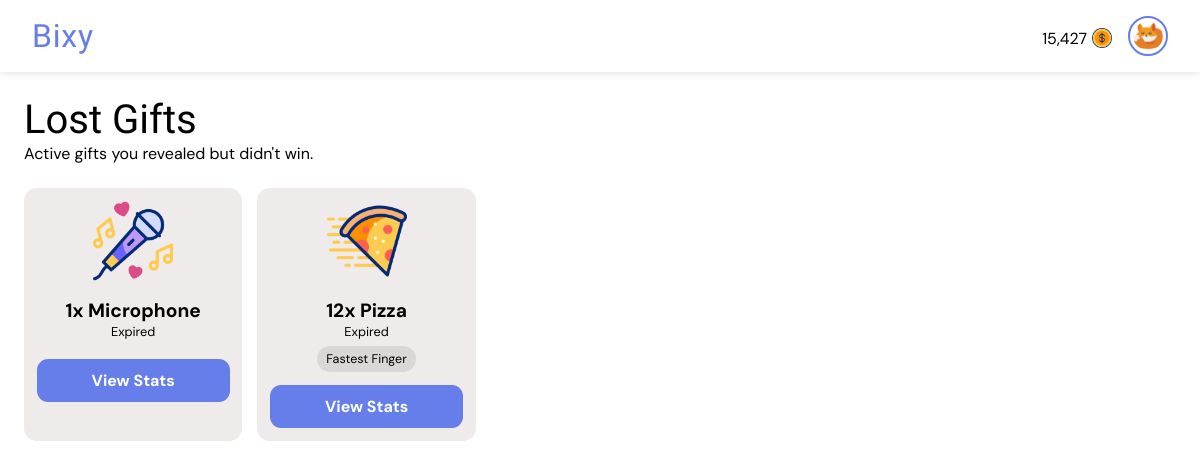
Page /gifts/lost/ (signed in) on the earlier database version.
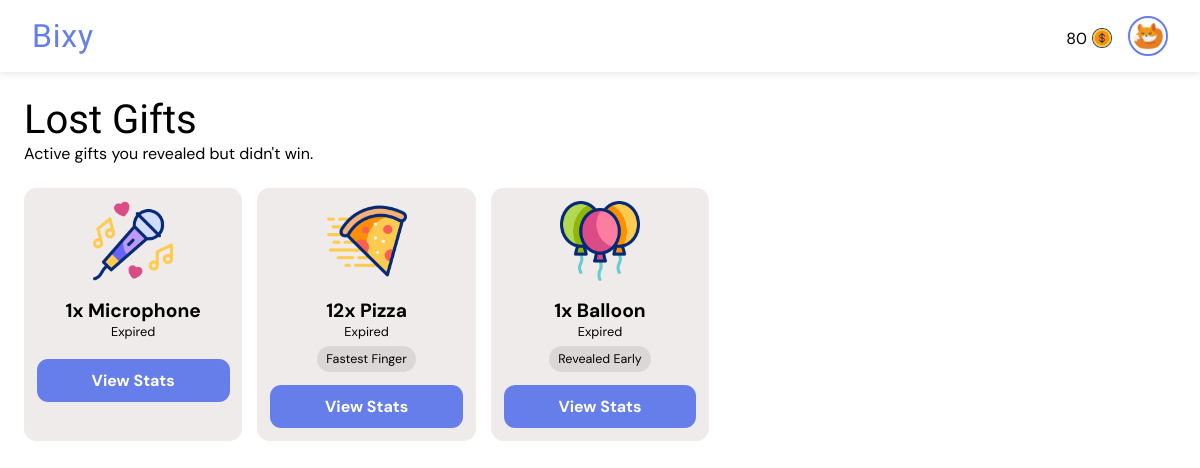
Same page on the later database version.
### giftapp/models.py (models this page shows, shortened)
class User(AbstractUser):
    gender = models.CharField(max_length=6, choices=GENDERS, default=GENDERS[0][0])
    is_verified = models.BooleanField(default=False, help_text="If the user's email address is verified or not.")
    email = models.EmailField(unique=True, blank=False, null=False)
    new_email = models.EmailField(unique=False, blank=True, null=True)
    coins = models.PositiveIntegerField(default=0)
    won_coins = models.PositiveIntegerField(default=0)
    keys = models.PositiveIntegerField(default=0)
    verify_code = models.CharField(max_length=255, null=True, blank=True)
    change_email_code = models.CharField(max_length=255, null=True, blank=True)
    profile_pic = models.ForeignKey(ProfilePicture, on_delete=models.SET_NULL, related_name='owners', null=True)
    deactivated_at = models.DateTimeField(null=True, blank=True)
    USERNAME_FIELD = "email"
    REQUIRED_FIELDS = ["username"]

class ProfilePicture(models.Model):
    name = models.CharField(max_length=50, null=False, blank=False)
    image = models.ImageField(null=False, blank=False, upload_to='profile_pics')

class GiftTransaction(models.Model):
    gifter = models.ForeignKey(User, on_delete=models.CASCADE, related_name="gifts_sent")
    recipient = models.ForeignKey(User, on_delete=models.CASCADE, related_name="gifts_received", null=True, blank=True)
    gift = models.ForeignKey(Gift, on_delete=models.CASCADE, related_name='transactions')
    quantity = models.PositiveIntegerField(default=1, help_text="Number of this gift to buy.")
    cost = models.PositiveIntegerField(default=0, help_text="Number of coins paid to reveal the gift early. FF gifts cannot have early reveal cost greater than 0.")
    fee = models.PositiveIntegerField(default=0, help_text="Number of coins paid to claim FF gifts if paid.")
    paid_users = models.ManyToManyField(User, related_name="paid_gifts", blank=True)
    message = models.CharField(max_length=255, blank=True)
    is_visible = models.BooleanField(default=True, help_text="If the actual gift is shown or hidden.")
    is_fastest_finger = models.BooleanField(default=False, help_text="If the gift is won by fastest finger only.")
    expire_rate = models.PositiveIntegerField(default=1, help_text="Number of hours before the gift expires (1 - 24). Must be greater than drop rate.")
    drop_rate = models.PositiveIntegerField(default=0, help_text="Number of hours before the gift drops (0 - 23).")
    expire_date = models.DateTimeField(default=timezone.now)
    drop_date = models.DateTimeField(default=timezone.now)
    created_at = models.DateTimeField(default=timezone.now)
    reveals = models.ManyToManyField(User, related_name="gift_reveals", blank=True)
    claimed_by = models.ForeignKey(
        User, null=True, blank=True, on_delete=models.SET_NULL, related_name="gifts_claimed"
    )
    def seconds_until_expire(self):
        delta = self.expire_date - timezone.now()
        return max(0, int(delta.total_seconds()))
    def is_due_for_expire(self):
        return self.seconds_until_expire() <= 0
    def seconds_until_drop(self):
        delta = self.drop_date - timezone.now()
        return max(0, int(delta.total_seconds()))
    def is_due_for_drop(self):
        return self.seconds_until_drop() <= 0
    def expire_bar_percent(self):
        return int((self.seconds_until_expire() / (self.expire_rate * 60 * 60)) * 100)

class Gift(models.Model):
    name = models.CharField(max_length=50, null=True, blank=True)
    cost = models.PositiveIntegerField(default=0)
    image = models.ImageField(null=True, blank=True, upload_to='gift_images')
    gif = models.FileField(null=True, blank=True, upload_to='gift_gifs')

### giftapp/views.py (the view)
# urls.py: path("gifts/lost/", views.lost_gifts, name="lost_gifts"),
@login_required
def lost_gifts(request):
    lost = GiftTransaction.objects.annotate(
        due_for_expire=ExpressionWrapper(
            Q(expire_date__lt=timezone.now()), output_field=BooleanField()
        ),
        seconds_before_drop=ExpressionWrapper(
            F("drop_date") - timezone.now(), output_field=DurationField()
        ),
        seconds_before_expire=ExpressionWrapper(
            F("expire_date") - timezone.now(), output_field=DurationField()
        )
    ).filter(reveals=request.user).exclude(recipient=request.user).exclude(gifter=request.user).all().order_by('seconds_before_drop', 'seconds_before_expire')
    context = {
        "gift_transactions": lost,
    }
    return render(request, "lost_gifts.html", context)

### templates/lost_gifts.html (shortened to what this page needs)
{% extends 'base.html' %}
{% load static %}
{% load humanize %}
{% load timefilters %}
{% block title %}
<link rel="stylesheet" href="{% static 'css/all_gifts.css' %}">
{% endblock %}
{% block body %}
<div class="heading">
    <h1>Lost Gifts</h1>
    <p>Active gifts you revealed but didn't win.</p>
</div>
{% if gift_transactions|length > 0 %}
<div class="card-container">
    {% for gift_transaction in gift_transactions %}
    <div class="card">
        <div class="gift-image">
            {% if gift_transaction.is_visible or gift_transaction.is_due_for_expire %}
            <img src="{{ gift_transaction.gift.image.url }}" alt="Gift image">
            {% else %}
            <img src="{% static 'images/search.png' %}" alt="Gift image">
            {% endif %}
        </div>
        <div class="gift-info">
            {% if gift_transaction.is_visible or gift_transaction.is_due_for_expire %}
            <h1>{{ gift_transaction.quantity|intcomma }}x {{ gift_transaction.gift.name }}</h1>
            {% else %}
            <h1>Hidden Gift</h1>
            {% endif %}
            {% if not gift_transaction.due_for_expire %}
            {% if gift_transaction.drop_rate > 0 %}
            {% if gift_transaction.is_due_for_drop %}
            <p class="timer" id="{{ gift_transaction.id }}" data-prefix="Expires"
                data-seconds="{{ gift_transaction.seconds_until_expire }}">Expires in --:--:--:--</p>
            {% else %}
            <p class="timer" id="{{ gift_transaction.id }}" data-prefix="Drops"
                data-seconds="{{ gift_transaction.seconds_until_drop }}">Drops in --:--:--:--</p>
            {% endif %}
            {% else %}
            <p class="timer" id="{{ gift_transaction.id }}" data-prefix="Expires"
                data-seconds="{{ gift_transaction.seconds_until_expire }}">Expires in --:--:--:--</p>
            {% endif %}
            {% else %}
            <p>Expired</p>
            {% endif %}
            <div class="tags">
                {% if gift_transaction.is_fastest_finger %}
                <p class="tag">Fastest Finger</p>
                {% endif %}
                {% if request.user in gift_transaction.paid_users.all %}
                <p class="tag">Revealed Early</p>
                {% endif %}
            </div>
        </div>
        <a href="{% url 'view_gift_stats' gift_transaction.id %}">View Stats</a>
    </div>
    {% endfor %}
</div>
{% else %}
<div class="empty">
    <img src="{% static 'images/empty-box.png' %}" alt="No content image">
    <h1>Feels Empty Here.</h1>
    <a href="{% url 'lost_gifts' %}">Refresh</a>
</div>
{% endif %}
{% endblock %}

### templates/base.html (shortened to what this page needs)
<!DOCTYPE html>
<html lang="en">
<head>
    {% load static %}
    {% load humanize %}
    {% load timefilters %}
    {% block title %} {% endblock %}
</head>
<body>
    <nav class="navbar">
        <div class="logo-container" role="link" tabindex="0">
            <a href="{% url 'all_gifts' %}" class="logo-text">Bixy</a>
        </div>
        <div class="profile-section" id="profileSection">
            {% if request.user.is_authenticated %}
            <a href="{% url 'buy_coins' %}" style="text-decoration: none; color: black;">
                <div class="cost">
                    <p>{{ request.user.coins|intcomma }}</p>
                    <img src="{% static 'images/dollar.png' %}" alt="Gift image">
                </div>
            </a>
            <a href="{% url 'profile' %}">
                <img src="{{ request.user.profile_pic.image.url }}" alt="Profile picture" class="profile-pic" />
            </a>
            {% else %}
            <a href="{% url 'signin' %}" class="btn login">Login</a>
            <a href="{% url 'signup' %}" class="btn signup">Sign Up</a>
            {% endif %}
        </div>
    </nav>
    <main>
        <section>
            {% block body %} {% endblock %}
        </section>
    </main>
</body>
</html>

### static/css/all_gifts.css (style rules this page uses)
* { margin: 0; padding: 0; box-sizing: border-box; font-family: "DM Sans", sans-serif; font-optical-sizing: auto; font-style: normal; }
html { font-size: 16px; }
:root { --background-color: white; --text-color: black; --button-color: #667eea; --link-color: #667eea; --card-background-color: rgb(240, 235, 235); --card-text-color: var(--text-color); --card-button-color: white; --tag-bg: #dbd7d7; --tag-text: black; }
body { background-color: var(--background-color); }
.navbar { display: flex; justify-content: space-between; align-items: center; padding: 1rem 2rem; background: white; box-shadow: 0 2px 8px rgba(0, 0, 0, 0.1); position: sticky; top: 0; z-index: 100; }
.logo-container { display: flex; align-items: center; cursor: pointer; user-select: none; }
.logo-text { font-weight: 700; font-size: 2rem; color: #667eea; line-height: 1; letter-spacing: .05rem; font-family: "Passion One", sans-serif; font-weight: 400; font-style: normal; text-decoration: none; }
.profile-section { display: flex; align-items: center; gap: 1rem; }
.profile-pic { width: 40px; height: 40px; border-radius: 50%; object-fit: cover; cursor: pointer; border: 2px solid #667eea; transition: box-shadow 0.3s ease; padding: .2rem; display: block; }
div.heading { padding: 1.5rem 1.5rem 0 1.5rem; }
div.heading h1 { font-family: "Passion One", sans-serif; font-weight: 400; font-style: normal; text-decoration: none; font-size: 2.5rem; }
div.card-container { display: flex; flex-wrap: wrap; gap: 15px; padding: 1.5rem; }
div.card { background-color: var(--card-background-color); color: var(--card-text-color); display: flex; flex-direction: column; align-items: center; padding: 1em; font-size: .8rem; border-radius: 1em; width: calc((100% - 60px) / 5); }
div.gift-image img { width: 100%; height: 80px; }
div.gift-info { display: flex; flex-direction: column; align-items: center; padding: 1em; }
div.gift-info h1 { text-align: center; }
div.tags { display: flex; align-items: center; flex-wrap: wrap; gap: 8px; margin-top: .5em; }
p.tag { background-color: var(--tag-bg); color: var(--tag-text); padding: 5px 9px; border-radius: 15px; font-size: 12.5px; white-space: nowrap; }
div.card a { width: 100%; background-color: var(--link-color); color: var(--card-button-color); padding: .7rem; border: none; border-radius: .7em; font-size: 1rem; font-weight: bold; text-decoration: none; text-align: center; }
div.cost { display: flex; align-items: center; gap: 5px; justify-content: center; margin-top: .3rem; }
div.cost img { width: 20px !important; height: 20px !important; }

Differences in the rows shown:
changed User: user.coins "15,427" → "80"
added GiftTransaction: gift.image (picture), quantity "1", gift.name "Balloon", shows "Expired", shows "Revealed Early"
